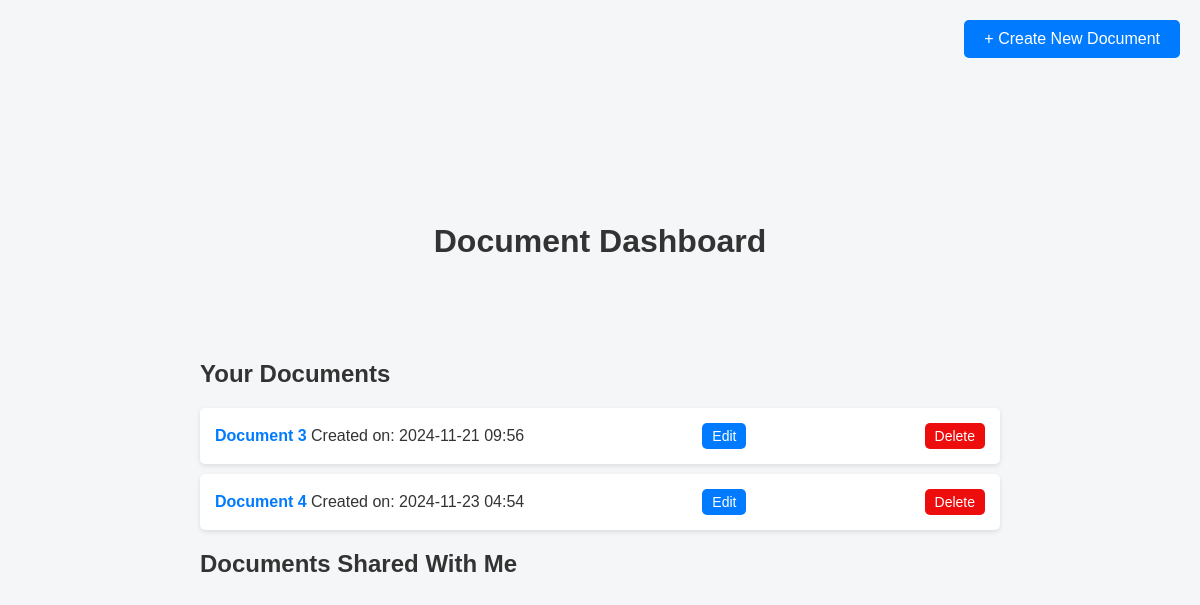
Before: /dashboard/ with the older database file.
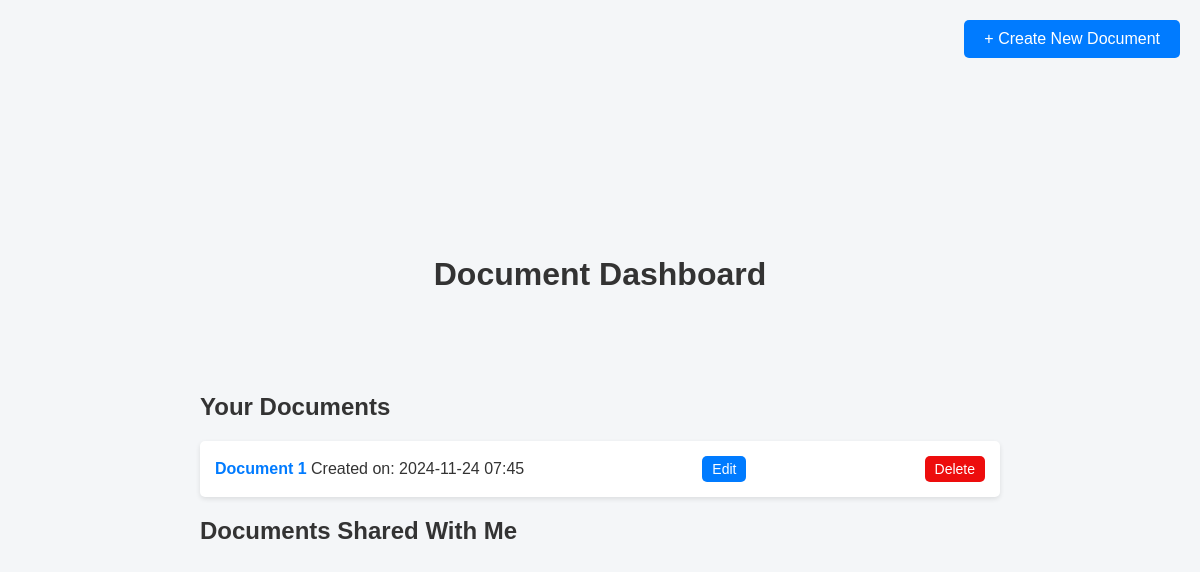
After: the same page with the newer database file.
### myapp/models.py (models this page shows)
class Document(models.Model):
    title = models.CharField(max_length=255, default="Untitled Document")
    content = models.TextField(blank=True, default="")
    created_at = models.DateTimeField(auto_now_add=True)
    updated_at = models.DateTimeField(auto_now=True)
    version = models.PositiveIntegerField(default=0)

### myapp/views.py (the view)
# urls.py: path('dashboard/', views.dashboard, name='dashboard'), # Create document view
def dashboard(request):
    documents = Document.objects.all()
    return render(request, 'dashboard.html', {'documents': documents})

### myapp/templates/dashboard.html (shortened to what this page needs)
<!DOCTYPE html>
<html lang="en">
<head>
</head>
<body>
    <div class="container">
        <header>
            <h1>Document Dashboard</h1>
        </header>
        <a href="{% url 'create_document' %}" class="create-button">+ Create New Document</a>
        <main>
            <section class="documents-list">
                <h2>Your Documents</h2>
                <ul id="documents-container">
                    {% for document in documents %}
                        <li>
                            <div class="document-info">
                                <a href="{% url 'edit_document' document.id %}" class="document-link">
                                    Document {{ document.id }}
                                </a>
                                <span class="created-date">Created on: {{ document.created_at|date:"Y-m-d H:i" }}</span>
                            </div>
                            <a href="{% url 'edit_document' document.id %}" class="edit-button">Edit</a>
                            <a href="{% url 'delete_document' document.id %}" class="delete-button">Delete</a>
                        </li>
                    {% endfor %}
                </ul>
                <h2>Documents Shared With Me</h2>
            </section>
        </main>
    </div>
</body>
</html>

### myapp/templates/dashboard.html (style rules this page uses)
body { font-family: Arial, sans-serif; background-color: #f4f6f8; color: #333; margin: 0; padding: 0; display: flex; justify-content: center; align-items: center; height: 100vh; }
h1 { text-align: center; color: #333; }
.container { width: 100%; max-width: 800px; padding: 20px; }
.create-button { position: fixed; top: 20px; right: 20px; background-color: #007bff; color: white; padding: 10px 20px; border: none; border-radius: 5px; cursor: pointer; font-size: 16px; text-decoration: none; }
.documents-list { margin-top: 60px; padding-top: 20px; }
ul { list-style-type: none; padding: 0; margin: 0; }
li { background-color: white; padding: 15px; margin-bottom: 10px; border-radius: 5px; box-shadow: 0 2px 5px rgba(0, 0, 0, 0.1); display: flex; justify-content: space-between; align-items: center; }
.document-link { color: #007bff; text-decoration: none; font-weight: bold; }
.edit-button { background-color: #007bff; color: white; padding: 5px 10px; border-radius: 5px; text-decoration: none; font-size: 14px; cursor: pointer; }
.delete-button { background-color: #ed0d0d; color: white; padding: 5px 10px; border-radius: 5px; text-decoration: none; font-size: 14px; cursor: pointer; }

Changed rows visible on the page:
removed Document: id "3", created_at "2024-11-21 09:56"
removed Document: id "4", created_at "2024-11-23 04:54"
added Document: id "1", created_at "2024-11-24 07:45"
